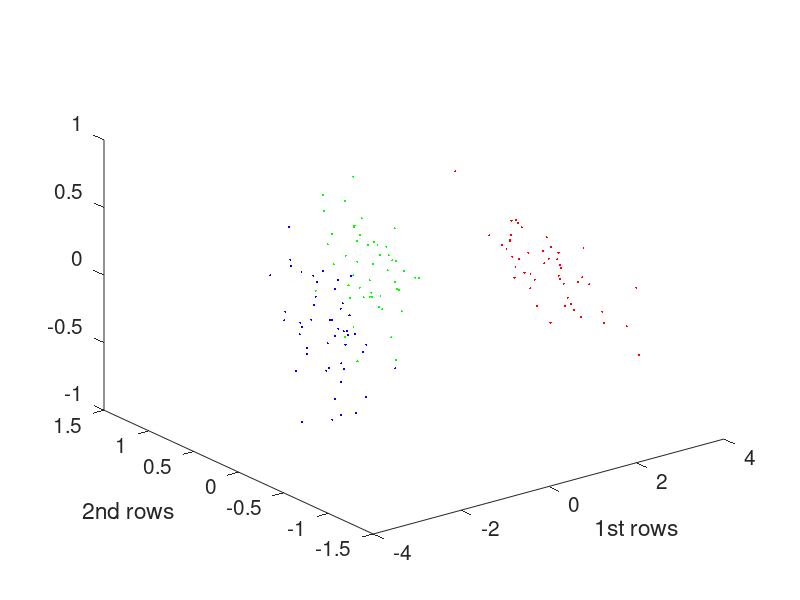

Recreate this plot in MATLAB.
load IrisDataAnnotated X I


% Locating indces and rearranging vectors 
%As per species 
I_1 = find (I == 1); % setosa 
I_2 = find(I == 2); % veriscolor 
I_3 = find(I == 3); % virginca 
II = [I_1, I_2, I_3];
Y = X(:,II);
y_c = 1/length(II)*sum(Y,2);%centering data
Y_c = Y - y_c*ones(1,length(II));

%PCA
[U,D,V] = svd(Y_c);

% First three principle components in scatter plot 

figure(1)
Z_1 = U(:,1:3)'*Y_c(:,1:length(I_1)); %principle components for iris
plot3(Z_1(1,:),Z_1(2,:),Z_1(3,:),'r.','MarkerSize',5); % plotting iris

hold on 
Z_2 = U(:,1:3)'*Y_c(:,length(I_1)+1:length(I_1)+length(I_2));
plot3(Z_2(1,:),Z_2(2,:),Z_2(3,:),'b.','MarkerSize',5);

Z_3 = U(:,1:3)'*Y_c(:,length(I_1)+length(I_2)+1:length(II));
plot3(Z_3(1,:),Z_3(2,:),Z_3(3,:),'g.','MarkerSize',5);


set(gca,'FontSize',15)
xlabel('1st rows');
ylabel('2nd rows')

